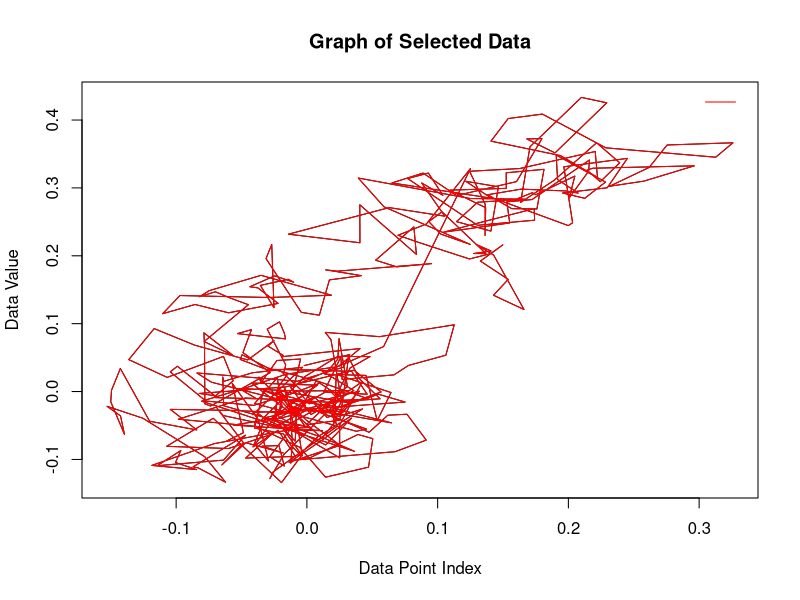

Write the R code that produced this figure.
#PROMPT
#You 
#it says you introduced NAs

#ChatGPT
#My apologies for the oversight. Let's correct the code to ensure it properly extracts the data matrix and handles the levels. We'll refine the code to handle the data structure correctly:

# Read the file line by line
ABRtext <- readLines('ABR-0-1.txt')

# Find the index of the line containing the ":DATA" marker
data_start_index <- grep(":DATA", ABRtext)

# Extract numerical data from lines after the ":DATA" marker
data_lines <- ABRtext[(data_start_index + 1):length(ABRtext)]

# Convert the tab-separated values to a numeric matrix
data_matrix <- as.matrix(read.table(text = data_lines, header = FALSE))

# Extract levels
levels_line <- ABRtext[grep(":LEVELS", ABRtext)]
levels <- as.numeric(unlist(strsplit(levels_line, ":"))[-(1:2)])

# Calculate the number of columns per level
cols_per_level <- ncol(data_matrix) / length(levels)

# Plot each waveform based on levels
plot_colors <- rainbow(length(levels))

plot(data_matrix, type = "l", col = "black", lwd = 1, 
     xlab = "Data Point Index", ylab = "Data Value",
     main = "Graph of Selected Data")

for (i in 1:length(levels)) {
  start_index <- (i - 1) * cols_per_level + 1
  end_index <- i * cols_per_level
  waveform <- data_matrix[, start_index:end_index]
  lines(waveform, type = "l", col = plot_colors[i], lwd = 1, 
        xlab = "Data Point Index", ylab = "Data Value",
        main = "Graph of Selected Data")
}

# Add legend for levels
legend("topright", legend = levels, col = plot_colors, lwd = 1, bty = "n")

#This code should correctly extract the data matrix and plot multiple waveforms based on different levels without introducing NAs. If you encounter any further issues or need additional assistance, feel free to ask!


